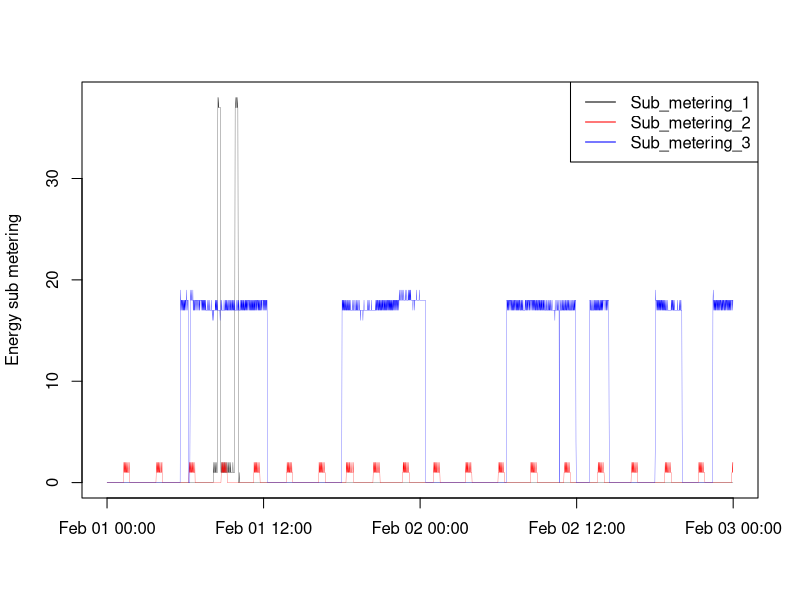

Reproduce this figure in R.
subsetdata <- read.csv("subsetdata.csv")

subsetdata$Timestamp <- strptime(subsetdata$Timestamp, format="%Y-%m-%d %H:%M:%S")

png(filename="plot3.png", width = 480, height = 480)

plot(subsetdata$Timestamp, subsetdata$Sub_metering_1, type="n", xlab=NA, ylab="Energy sub metering", cex.lab=1, cex.axis=1)

lines(subsetdata$Timestamp, subsetdata$Sub_metering_1, type="l", lwd=0.25)

lines(subsetdata$Timestamp, subsetdata$Sub_metering_2, type="l", lwd=0.25, col="red")

lines(subsetdata$Timestamp, subsetdata$Sub_metering_3, type="l", lwd=0.25, col="blue")

legend("topright", legend=c("Sub_metering_1", "Sub_metering_2", "Sub_metering_3"), col=c("black", "red", "blue"), lwd=1, box.lwd=1)

dev.off()
